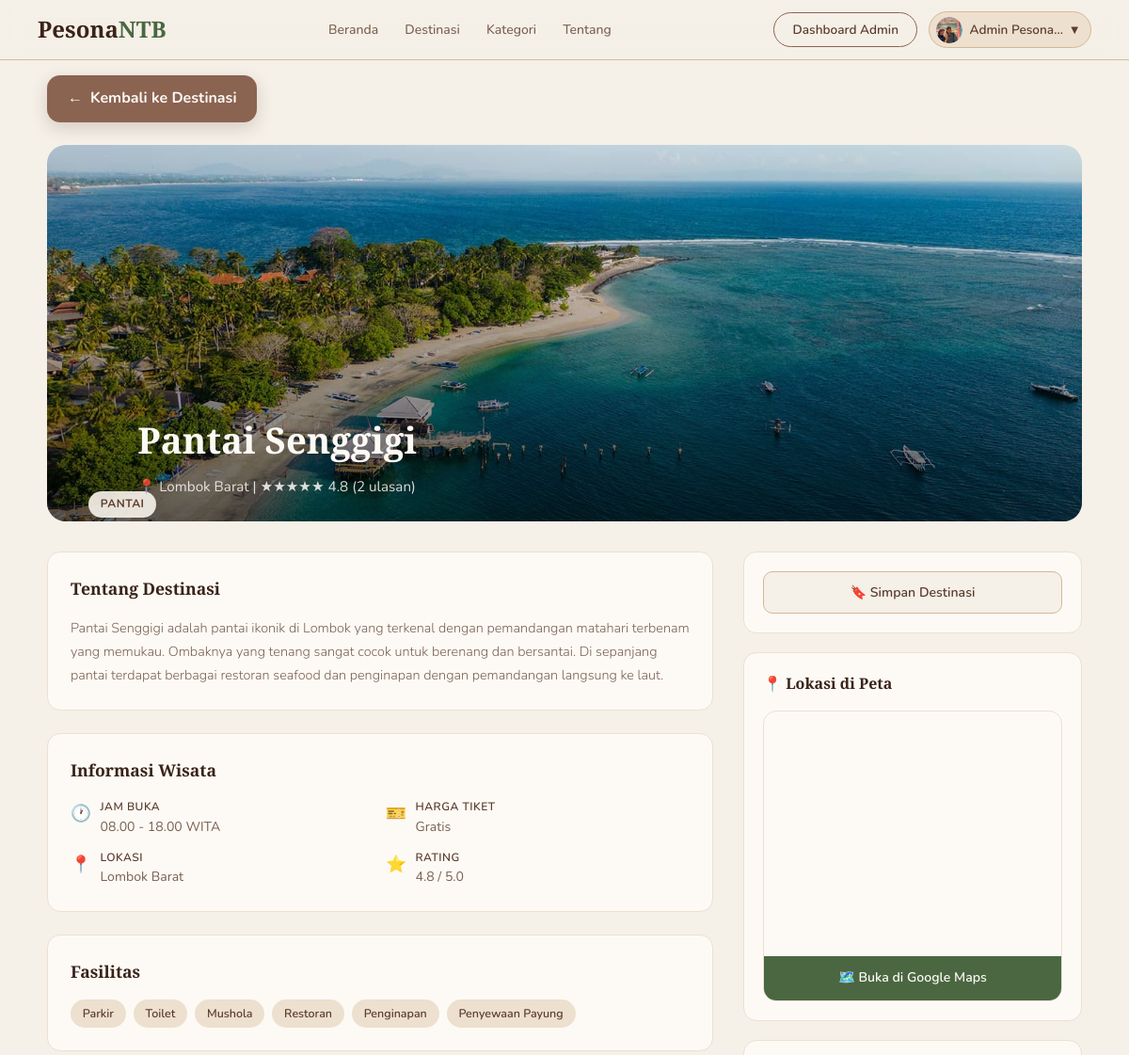
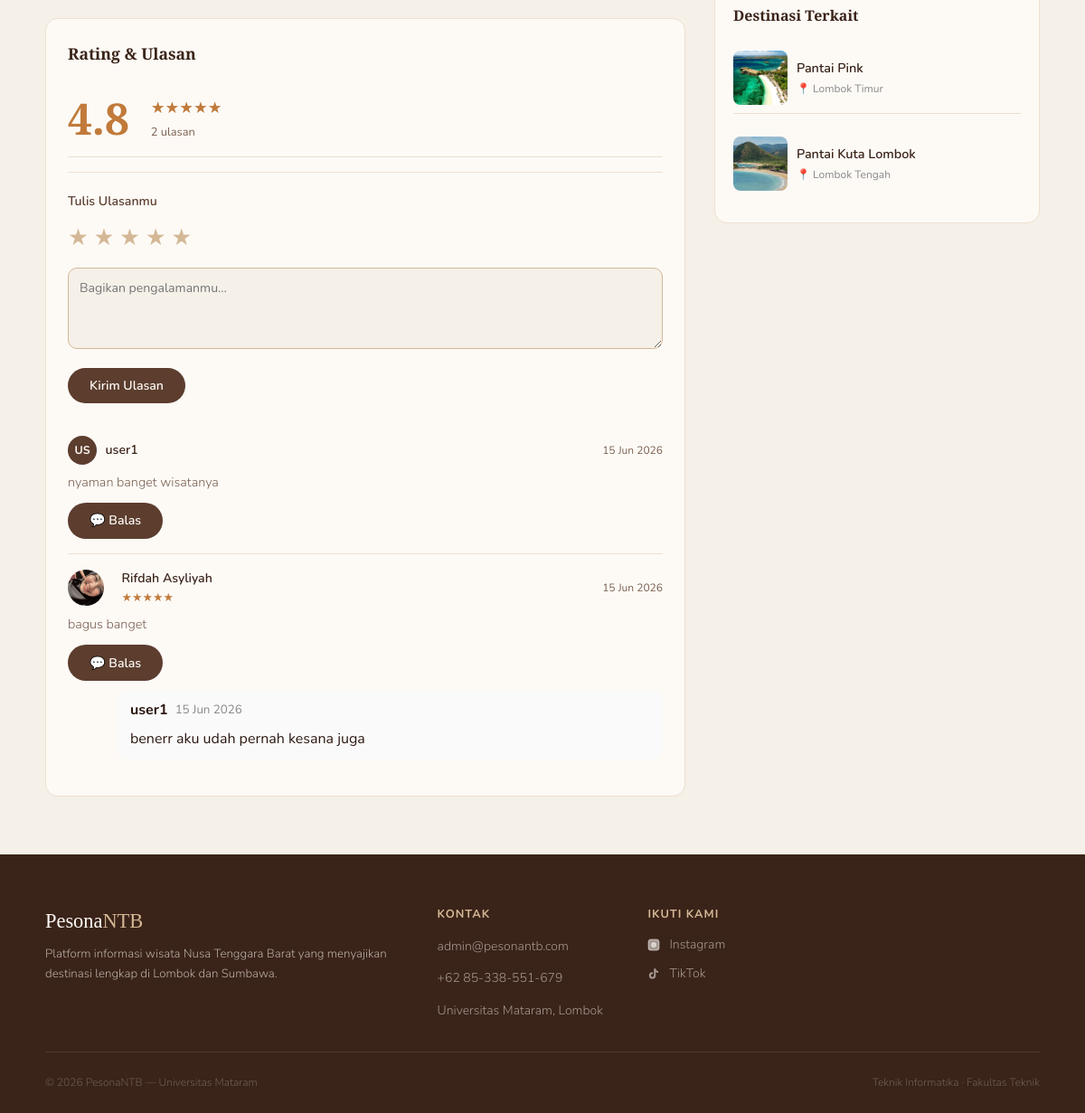
The page /config/detail.php?id=1 (signed in) on the database its author committed (2 pictures, top to bottom).
### tables this page shows
CREATE TABLE `users` (
  `id` int(11) NOT NULL,
  `nama` varchar(100) NOT NULL,
  `email` varchar(150) NOT NULL,
  `telepon` varchar(20) NOT NULL,
  `password` varchar(255) NOT NULL,
  `role` enum('user','admin') DEFAULT 'user',
  `foto_profil` varchar(255) DEFAULT NULL,
  `created_at` datetime DEFAULT current_timestamp(),
  `reset_token` varchar(255) DEFAULT NULL,
  `reset_expired` datetime DEFAULT NULL
);

CREATE TABLE `wisata` (
  `id` int(11) NOT NULL,
  `nama` varchar(150) NOT NULL,
  `kategori` enum('Pantai','Gunung','Air Terjun','Budaya','Pulau','Kuliner','Adventure') NOT NULL,
  `lokasi` varchar(150) NOT NULL,
  `deskripsi` text NOT NULL,
  `fasilitas` text DEFAULT NULL,
  `jam_buka` varchar(100) DEFAULT NULL,
  `harga_tiket` varchar(100) DEFAULT NULL,
  `foto` varchar(255) DEFAULT NULL,
  `aktif` tinyint(1) DEFAULT 1,
  `latitude` decimal(10,8) DEFAULT NULL,
  `longitude` decimal(11,8) DEFAULT NULL,
  `rating` decimal(3,1) DEFAULT 0.0,
  `created_at` datetime DEFAULT current_timestamp(),
  `updated_at` datetime DEFAULT current_timestamp() ON UPDATE current_timestamp()
);

CREATE TABLE `ulasan` (
  `id` int(11) NOT NULL,
  `user_id` int(11) NOT NULL,
  `wisata_id` int(11) NOT NULL,
  `parent_id` int(11) DEFAULT NULL,
  `rating` tinyint(4) DEFAULT NULL,
  `komentar` text DEFAULT NULL,
  `created_at` datetime DEFAULT current_timestamp()
);

### config/detail.php (the view, shortened to what this page needs)
<?php
require_once 'db.php';
$id = isset($_GET['id']) ? intval($_GET['id']) : 0;
$stmt = $conn->prepare("SELECT * FROM wisata WHERE id = ? AND aktif = 1");
$stmt->bind_param('i', $id);
$stmt->execute();
$wisata = $stmt->get_result()->fetch_assoc();
if (isset($_SESSION['user_id'])) {
    $uid = $_SESSION['user_id'];
    $conn->query("DELETE FROM riwayat WHERE user_id=$uid AND wisata_id=$id");
    $conn->query("INSERT INTO riwayat (user_id, wisata_id, dilihat_at) VALUES ($uid, $id, NOW())");
}
$is_bookmarked = false;
if (isset($_SESSION['user_id'])) {
    $uid  = $_SESSION['user_id'];
    $stmt = $conn->prepare("SELECT id FROM bookmark WHERE user_id=? AND wisata_id=?");
    $stmt->bind_param('ii', $uid, $id);
    $stmt->execute();
    $is_bookmarked = $stmt->get_result()->num_rows > 0;
}
$ulasan_list = [];
$res = $conn->query("SELECT u.id, u.komentar, u.rating, u.created_at, us.nama, us.foto_profil, us.role FROM ulasan u JOIN users us ON u.user_id=us.id WHERE u.wisata_id=$id AND u.parent_id IS NULL ORDER BY u.created_at DESC LIMIT 10");
if ($res) {
    while ($row = $res->fetch_assoc()) {
        $ulasan_list[] = $row;
    }
}
$total_ulasan = count($ulasan_list);
$kategori_esc = $conn->real_escape_string($wisata['kategori']);
$related = [];
$res = $conn->query("SELECT id,nama,lokasi,kategori,foto FROM wisata WHERE kategori='$kategori_esc' AND id<>$id AND aktif=1 LIMIT 4");
if ($res) while ($row = $res->fetch_assoc()) $related[] = $row;
$img_map   = ['Pantai'=>'dest-img-pantai','Gunung'=>'dest-img-rinjani','Pulau'=>'dest-img-gili','Adventure'=>'dest-img-sumbawa','Air Terjun'=>'dest-img-moyo','Budaya'=>'dest-img-sumbawa','Kuliner'=>'dest-img-pink'];
$emoji_map = ['Pantai'=>'🏖️','Gunung'=>'🏔️','Pulau'=>'🏝️','Adventure'=>'🌾','Air Terjun'=>'💧','Budaya'=>'🎭','Kuliner'=>'🍜'];
$img_class = $img_map[$wisata['kategori']] ?? 'dest-img-pantai';
$maps_embed = '';
$maps_url   = '#';
if (!empty($wisata['latitude']) && !empty($wisata['longitude'])) {
    $lat = $wisata['latitude'];
    $lng = $wisata['longitude'];
    $maps_embed = "https://maps.google.com/maps?q={$lat},{$lng}&z=14&output=embed";
    $maps_url   = "https://www.google.com/maps?q={$lat},{$lng}";
}
function renderStars($n) {
    $n = round($n);
    return str_repeat('★', $n) . str_repeat('☆', 5 - $n);
}
?>
<!DOCTYPE html>
<html lang="id">
<head>
  <link rel="stylesheet" href="../css/style.css">
  <link rel="stylesheet" href="../css/user.css">
</head>
<body>
<?php include 'navbar.php'; ?>
<div class="user-page">
  <div class="user-container">
    <div style="margin-bottom:1.5rem;">
      <a href="destinasi.php" class="btn-back">
          <span>←</span>
          <span>Kembali ke Destinasi</span>
      </a>
    </div>
    <div class="detail-hero" style="position: relative; overflow: hidden; height: 400px;">
      <?php if (!empty($wisata['foto'])): ?>
        <img src="../assets/uploads/destinasi/<?= htmlspecialchars($wisata['foto']) ?>"
             alt="<?= htmlspecialchars($wisata['nama']) ?>"
             style="width: 100%; height: 100%; object-fit: cover; position: absolute; top: 0; left: 0; z-index: 0;">
      <?php else: ?>
        <div class="<?= $img_class ?>" style="width: 100%; height: 100%; position: absolute; top: 0; left: 0; z-index: 0;"></div>
      <?php endif; ?>
      <div class="detail-hero-overlay" style="position: absolute; bottom: 0; left: 0; width: 100%; height: 100%; background: linear-gradient(transparent, rgba(0,0,0,0.6)); z-index: 1;"></div>
      <span class="detail-hero-badge" style="position: relative; z-index: 2;"><?= htmlspecialchars($wisata['kategori']) ?></span>
      <div class="detail-hero-info" style="position: relative; z-index: 2;">
        <h1><?= htmlspecialchars($wisata['nama']) ?></h1>
        <div class="loc">📍 <?= htmlspecialchars($wisata['lokasi']) ?>  |  <?= renderStars($wisata['rating']) ?> <?= number_format($wisata['rating'],1) ?> (<?= $total_ulasan ?> ulasan)</div>
      </div>
    </div>
    <div class="detail-grid">
      <div class="detail-main">
        <div class="detail-card">
          <h3>Tentang Destinasi</h3>
          <p><?= nl2br(htmlspecialchars($wisata['deskripsi'])) ?></p>
        </div>
        <div class="detail-card">
          <h3>Informasi Wisata</h3>
          <div class="detail-meta">
            <div class="meta-item">
              <span class="meta-icon">🕐</span>
              <div><div class="meta-label">Jam Buka</div><div class="meta-val"><?= htmlspecialchars($wisata['jam_buka'] ?: '-') ?></div></div>
            </div>
            <div class="meta-item">
              <span class="meta-icon">🎫</span>
              <div><div class="meta-label">Harga Tiket</div><div class="meta-val"><?= htmlspecialchars($wisata['harga_tiket'] ?: '-') ?></div></div>
            </div>
            <div class="meta-item">
              <span class="meta-icon">📍</span>
              <div><div class="meta-label">Lokasi</div><div class="meta-val"><?= htmlspecialchars($wisata['lokasi']) ?></div></div>
            </div>
            <div class="meta-item">
              <span class="meta-icon">⭐</span>
              <div><div class="meta-label">Rating</div><div class="meta-val"><?= number_format($wisata['rating'],1) ?> / 5.0</div></div>
            </div>
          </div>
        </div>
        <?php if ($wisata['fasilitas']): ?>
        <div class="detail-card">
          <h3>Fasilitas</h3>
          <div class="fasilitas-list">
            <?php foreach (explode(',', $wisata['fasilitas']) as $f): ?>
            <span class="fasilitas-tag"><?= htmlspecialchars(trim($f)) ?></span>
            <?php endforeach; ?>
          </div>
        </div>
        <?php endif; ?>
        <div class="detail-card">
          <h3>Rating &amp; Ulasan</h3>
          <div class="rating-summary">
            <div class="rating-big"><?= number_format($wisata['rating'],1) ?></div>
            <div>
              <div class="rating-stars"><?= renderStars($wisata['rating']) ?></div>
              <div class="rating-count"><?= $total_ulasan ?> ulasan</div>
            </div>
          </div>
          <?php if (isset($_SESSION['user_id'])): ?>
          <div class="ulasan-form">
            <p style="font-size:0.88rem;font-weight:600;color:var(--brown);margin-bottom:0.5rem">Tulis Ulasanmu</p>
            <form method="POST">
              <div class="star-input">
                <?php for ($i=5;$i>=1;$i--): ?>
                <label for="star<?=$i?>">★</label>
                <?php endfor; ?>
              </div>
              <textarea name="komentar" class="ulasan-textarea" placeholder="Bagikan pengalamanmu..."></textarea>
              <button type="submit" class="btn-ulasan">Kirim Ulasan</button>
            </form>
          </div>
          <?php else: ?>
          <p style="font-size:0.85rem;color:var(--text-muted);margin-top:0.5rem">
            <a href="login.php" style="color:var(--green);font-weight:600">Login</a> untuk memberikan ulasan.
          </p>
          <?php endif; ?>
          <?php if ($ulasan_list): ?>
<div style="margin-top:1.25rem">
  <?php foreach ($ulasan_list as $u): ?>
  <div class="ulasan-item">
    <div class="ulasan-header">
      <div class="ulasan-author">
        <?php if (!empty($u['foto_profil'])): ?>
          <img src="../assets/uploads/profil/<?= htmlspecialchars($u['foto_profil']) ?>"
               style="width:40px; height:40px; border-radius:50%; object-fit:cover; margin-right:10px;">
        <?php else: ?>
          <div class="ulasan-avatar"><?= strtoupper(mb_substr($u['nama'],0,2)) ?></div>
        <?php endif; ?>
        <div>
          <div class="ulasan-nama"><?= htmlspecialchars($u['nama']) ?></div>
          <?php if($u['rating'] > 0): ?>
            <div class="ulasan-stars">
                <?= renderStars($u['rating']) ?>
            </div>
            <?php endif; ?>
        </div>
      </div>
      <span class="ulasan-date"><?= date('d M Y', strtotime($u['created_at'])) ?></span>
    </div>
    <?php if(!empty($u['komentar'])): ?>
      <p class="ulasan-text">
          <?= htmlspecialchars($u['komentar']) ?>
      </p>
      <?php endif; ?>
      <?php if(isset($_SESSION['user_id'])): ?>
      <button
          type="button"
          class="btn-ulasan"
          style="margin-top:10px"
          onclick="showReplyForm(<?= $u['id'] ?>)">
          💬 Balas
      </button>
      <?php endif; ?>
    <?php
      $replies = $conn->query("
      SELECT u.*, us.nama, us.role
      FROM ulasan u
      JOIN users us ON us.id=u.user_id
      WHERE u.parent_id={$u['id']}
      ORDER BY u.created_at ASC
      ");
    while($r = $replies->fetch_assoc()): ?>
      <div style="margin-left:55px;margin-top:10px;background:#fafafa;padding:10px 14px;border-radius:12px">
          <div style="display:flex;align-items:center;gap:8px">
              <strong>
                  <?= htmlspecialchars($r['nama']) ?>
              </strong>
              <small style="color:#888">
                  <?= date('d M Y', strtotime($r['created_at'])) ?>
              </small>
          </div>
          <div style="margin-top:6px">
              <?= nl2br(htmlspecialchars($r['komentar'])) ?>
          </div>
      </div>
      <?php endwhile; ?>
  </div>
  <?php endforeach; ?>
</div>
<?php else: ?>
<p style="font-size:0.85rem;color:var(--text-muted);margin-top:1rem">Belum ada ulasan. Jadilah yang pertama!</p>
<?php endif; ?>
        </div>
      </div>
      <div class="detail-sidebar">
        <div class="sidebar-card">
          <?php if (isset($_SESSION['user_id'])): ?>
          <form method="POST">
            <button type="submit" class="btn-bookmark <?= $is_bookmarked ? 'saved' : '' ?>">
              <?= $is_bookmarked ? '🔖 Tersimpan' : '🔖 Simpan Destinasi' ?>
            </button>
          </form>
          <?php else: ?>
          <a href="login.php" class="btn-bookmark">🔖 Login untuk Menyimpan</a>
          <?php endif; ?>
        </div>
        <div class="sidebar-card">
          <h4>📍 Lokasi di Peta</h4>
          <div class="maps-wrap">
            <?php if ($maps_embed): ?>
            <iframe
              src="<?= htmlspecialchars($maps_embed) ?>"
              width="100%"
              height="260"
              style="border:0"
              allowfullscreen
              loading="lazy">
            </iframe>
            <?php endif; ?>
            <a href="<?= $maps_url ?>" target="_blank" class="maps-btn">
              🗺️ Buka di Google Maps
            </a>
          </div>
        </div>
        <?php if ($related): ?>
<div class="sidebar-card">
  <h4>Destinasi Terkait</h4>
  <?php foreach ($related as $r): ?>
  <a href="detail.php?id=<?= $r['id'] ?>" class="related-item" style="display:flex; align-items:center; gap:10px; text-decoration:none; color:inherit; margin-bottom:15px;">
    <div style="width: 60px; height: 60px; border-radius: 8px; overflow: hidden; background: #eee; flex-shrink: 0;">
      <?php if (!empty($r['foto'])): ?>
        <img src="../assets/uploads/destinasi/<?= htmlspecialchars($r['foto']) ?>"
             style="width: 100%; height: 100%; object-fit: cover;"
             alt="<?= htmlspecialchars($r['nama']) ?>">
      <?php else: ?>
        <div class="<?= $img_map[$r['kategori']] ?? 'dest-img-pantai' ?>" style="width: 100%; height: 100%; display: flex; align-items: center; justify-content: center;">
          <?= $emoji_map[$r['kategori']] ?? '🏝️' ?>
        </div>
      <?php endif; ?>
    </div>
    <div>
      <div class="related-name" style="font-weight: 600; font-size: 0.9rem;"><?= htmlspecialchars($r['nama']) ?></div>
      <div class="related-loc" style="font-size: 0.75rem; color: #888;">📍 <?= htmlspecialchars($r['lokasi']) ?></div>
    </div>
  </a>
  <?php endforeach; ?>
</div>
<?php endif; ?>
      </div>
    </div>
  </div>
</div>
<?php include 'footer.php'; ?>
</body>
</html>

### config/navbar.php (shortened to what this page needs)
<?php
$current    = basename($_SERVER['PHP_SELF']);
$is_login   = isset($_SESSION['user_id']);
$user_nama  = $_SESSION['user_nama'] ?? '';
$user_role  = $_SESSION['role'] ?? 'user';
$inisial    = strtoupper(substr($user_nama, 0, 2));
$is_config = strpos($_SERVER['PHP_SELF'], '/config/') !== false;
$base = $is_config ? '../' : '';
?>
<nav class="navbar" id="mainNavbar">
  <a href="<?= $base ?>index.php" class="nav-logo">Pesona<span>NTB</span></a>
  <ul class="nav-links" id="navLinks">
    <li><a href="<?= $base ?>index.php" id="nav-beranda">Beranda</a></li>
    <li><a href="<?= $is_login ? $base . 'config/destinasi.php' : $base . 'index.php#destinasi' ?>" id="nav-destinasi" class="<?= $current == 'destinasi.php' ? 'active' : '' ?>">Destinasi</a></li>
    <li><a href="<?= $base ?>index.php#kategori" id="nav-kategori">Kategori</a></li>
    <li><a href="<?= $base ?>index.php#tentang" id="nav-tentang">Tentang</a></li>
  </ul>
  <div class="nav-actions">
    <?php if ($is_login): ?>
      <?php if ($user_role === 'admin'): ?>
        <a href="<?= $base ?>config/dashboard.php"
        class="btn-outline">
        Dashboard Admin
        </a>
      <?php endif; ?>
      <div class="nav-user-menu">
        <?php
        $foto_profil_nav = '';
        if (isset($_SESSION['user_id'])) {
            $stmt_nav = $conn->prepare("SELECT foto_profil FROM users WHERE id=?");
            $stmt_nav->bind_param('i', $_SESSION['user_id']);
            $stmt_nav->execute();
            $row_nav = $stmt_nav->get_result()->fetch_assoc();
            $foto_profil_nav = $row_nav['foto_profil'] ?? '';
        }
        $foto_path_nav = __DIR__ . '/../assets/uploads/profil/' . $foto_profil_nav;
        ?>
        <button class="nav-user-btn" id="userMenuBtn">
          <?php if (!empty($foto_profil_nav) && file_exists($foto_path_nav)): ?>
          <span class="nav-avatar" style="background:none;overflow:hidden;padding:0">
            <img src="<?= $base ?>assets/uploads/profil/<?= htmlspecialchars($foto_profil_nav) ?>" style="width:100%;height:100%;object-fit:cover;border-radius:50%" alt="">
          </span>
          <?php else: ?>
          <span class="nav-avatar"><?= $inisial ?></span>
          <?php endif; ?>
          <span class="nav-user-name"><?= htmlspecialchars($user_nama) ?></span>
          <span>▾</span>
        </button>
      </div>
    <?php else: ?>
      <a href="<?= $base ?>config/login.php" class="btn-outline">Masuk</a>
      <a href="<?= $base ?>config/register.php" class="btn-fill">Daftar</a>
    <?php endif; ?>
  </div>
</nav>

### rows shown on the page
users: foto_profil (picture)
wisata: foto (picture), kategori "PANTAI", nama "Pantai Senggigi", lokasi "Lombok Barat", rating "★★★★★", rating "4.8", deskripsi "Pantai Senggigi adalah pantai ikonik di Lombok yang terkenal dengan pemandangan matahari terbenam yang memukau. Ombaknya yang tenang sangat cocok untuk berenang dan bersantai. Di sepanjang pantai terdapat berbagai restoran seafood dan penginapan dengan pemandangan langsung ke laut.", jam_buka "08.00 - 18.00 WITA", harga_tiket "Gratis", fasilitas "Parkir", fasilitas "Toilet", fasilitas "Mushola", fasilitas "Restoran", fasilitas "Penginapan", fasilitas "Penyewaan Payung"
ulasan: user.nama "US", user.nama "user1", created_at "15 Jun 2026", komentar "nyaman banget wisatanya"
ulasan: user.foto_profil (picture), user.nama "Rifdah Asyliyah", rating "★★★★★", created_at "15 Jun 2026", komentar "bagus banget"
ulasan: user.nama "user1", created_at "15 Jun 2026", komentar "benerr aku udah pernah kesana juga"
wisata: foto (picture), nama "Pantai Pink", lokasi "Lombok Timur"
wisata: foto (picture), nama "Pantai Kuta Lombok", lokasi "Lombok Tengah"

### other values the page prints
$user_nama "Admin Pesona…"
$total_ulasan "2"
